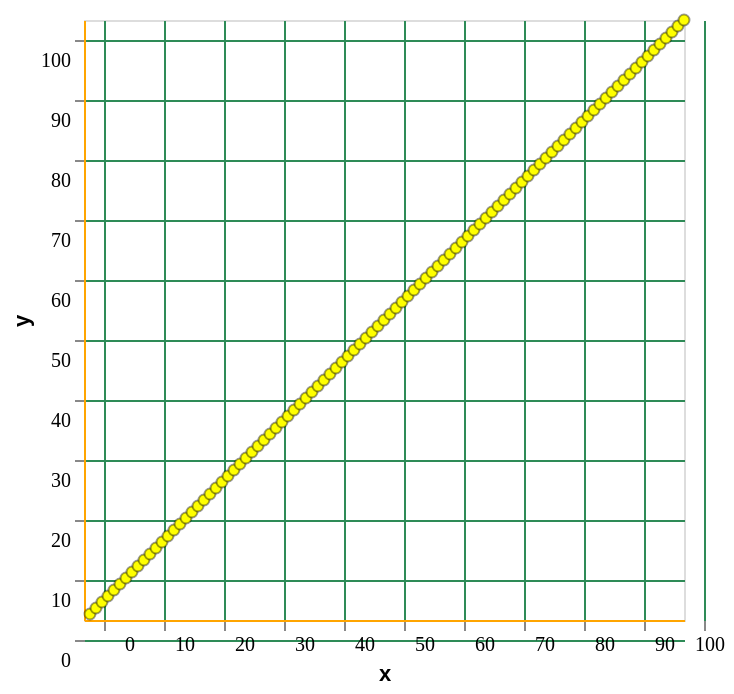

Write a Vega-Lite specification for this figure.
### Vega-Lite specification from a JSON file in a GitHub repository (floating-point values rounded to 4 significant figures)
{"$schema": "https://vega.github.io/schema/vega-lite/v5.json", "config": {"axisQuantitative": {"domainColor": "orange", "gridColor": "seagreen", "labelFont": "Comic Sans MS", "labelOffset": 10, "tickOffset": 10}, "axisTemporal": {"domainColor": "brown", "domainDash": [4, 2], "grid": false, "labelColor": "purple"}, "line": {"stroke": "gray", "strokeWidth": 2}, "point": {"fill": "yellow", "stroke": "black", "strokeOpacity": 0.4, "strokeWidth": 1}}, "data": {"values": [{"catX": "1", "x": 1, "y": 1}, {"catX": "2", "x": 2, "y": 2}, {"catX": "3", "x": 3, "y": 3}, {"catX": "4", "x": 4, "y": 4}, {"catX": "5", "x": 5, "y": 5}, {"catX": "6", "x": 6, "y": 6}, {"catX": "7", "x": 7, "y": 7}, {"catX": "8", "x": 8, "y": 8}, {"catX": "9", "x": 9, "y": 9}, {"catX": "10", "x": 10, "y": 10}, {"catX": "11", "x": 11, "y": 11}, {"catX": "12", "x": 12, "y": 12}, {"catX": "13", "x": 13, "y": 13}, {"catX": "14", "x": 14, "y": 14}, {"catX": "15", "x": 15, "y": 15}, {"catX": "16", "x": 16, "y": 16}, {"catX": "17", "x": 17, "y": 17}, {"catX": "18", "x": 18, "y": 18}, {"catX": "19", "x": 19, "y": 19}, {"catX": "20", "x": 20, "y": 20}, {"catX": "21", "x": 21, "y": 21}, {"catX": "22", "x": 22, "y": 22}, {"catX": "23", "x": 23, "y": 23}, {"catX": "24", "x": 24, "y": 24}, {"catX": "25", "x": 25, "y": 25}, {"catX": "26", "x": 26, "y": 26}, {"catX": "27", "x": 27, "y": 27}, {"catX": "28", "x": 28, "y": 28}, {"catX": "29", "x": 29, "y": 29}, {"catX": "30", "x": 30, "y": 30}, {"catX": "31", "x": 31, "y": 31}, {"catX": "32", "x": 32, "y": 32}, {"catX": "33", "x": 33, "y": 33}, {"catX": "34", "x": 34, "y": 34}, {"catX": "35", "x": 35, "y": 35}, {"catX": "36", "x": 36, "y": 36}, {"catX": "37", "x": 37, "y": 37}, {"catX": "38", "x": 38, "y": 38}, {"catX": "39", "x": 39, "y": 39}, {"catX": "40", "x": 40, "y": 40}, {"catX": "41", "x": 41, "y": 41}, {"catX": "42", "x": 42, "y": 42}, {"catX": "43", "x": 43, "y": 43}, {"catX": "44", "x": 44, "y": 44}, {"catX": "45", "x": 45, "y": 45}, {"catX": "46", "x": 46, "y": 46}, {"catX": "47", "x": 47, "y": 47}, {"catX": "48", "x": 48, "y": 48}, {"catX": "49", "x": 49, "y": 49}, {"catX": "50", "x": 50, "y": 50}, {"catX": "51", "x": 51, "y": 51}, {"catX": "52", "x": 52, "y": 52}, {"catX": "53", "x": 53, "y": 53}, {"catX": "54", "x": 54, "y": 54}, {"catX": "55", "x": 55, "y": 55}, {"catX": "56", "x": 56, "y": 56}, {"catX": "57", "x": 57, "y": 57}, {"catX": "58", "x": 58, "y": 58}, {"catX": "59", "x": 59, "y": 59}, {"catX": "60", "x": 60, "y": 60}, {"catX": "61", "x": 61, "y": 61}, {"catX": "62", "x": 62, "y": 62}, {"catX": "63", "x": 63, "y": 63}, {"catX": "64", "x": 64, "y": 64}, {"catX": "65", "x": 65, "y": 65}, {"catX": "66", "x": 66, "y": 66}, {"catX": "67", "x": 67, "y": 67}, {"catX": "68", "x": 68, "y": 68}, {"catX": "69", "x": 69, "y": 69}, {"catX": "70", "x": 70, "y": 70}, {"catX": "71", "x": 71, "y": 71}, {"catX": "72", "x": 72, "y": 72}, {"catX": "73", "x": 73, "y": 73}, {"catX": "74", "x": 74, "y": 74}, {"catX": "75", "x": 75, "y": 75}, {"catX": "76", "x": 76, "y": 76}, {"catX": "77", "x": 77, "y": 77}, {"catX": "78", "x": 78, "y": 78}, {"catX": "79", "x": 79, "y": 79}, {"catX": "80", "x": 80, "y": 80}, {"catX": "81", "x": 81, "y": 81}, {"catX": "82", "x": 82, "y": 82}, {"catX": "83", "x": 83, "y": 83}, {"catX": "84", "x": 84, "y": 84}, {"catX": "85", "x": 85, "y": 85}, {"catX": "86", "x": 86, "y": 86}, {"catX": "87", "x": 87, "y": 87}, {"catX": "88", "x": 88, "y": 88}, {"catX": "89", "x": 89, "y": 89}, {"catX": "90", "x": 90, "y": 90}, {"catX": "91", "x": 91, "y": 91}, {"catX": "92", "x": 92, "y": 92}, {"catX": "93", "x": 93, "y": 93}, {"catX": "94", "x": 94, "y": 94}, {"catX": "95", "x": 95, "y": 95}, {"catX": "96", "x": 96, "y": 96}, {"catX": "97", "x": 97, "y": 97}, {"catX": "98", "x": 98, "y": 98}, {"catX": "99", "x": 99, "y": 99}, {"catX": "100", "x": 100, "y": 100}]}, "encoding": {"x": {"field": "x", "type": "quantitative"}, "y": {"field": "y", "type": "quantitative"}}, "mark": {"point": true, "type": "line"}}
